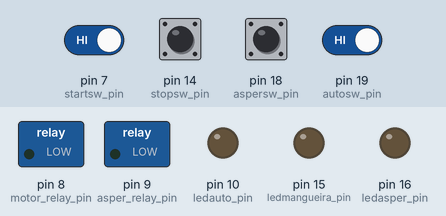
The sketch below on a simulated Arduino Uno, built with avr-gcc and run on an emulated ATmega328P. Shown: switched loads named in the sketch (green lamp = pin HIGH), output pins drawn as LEDs (lit = HIGH). The inputs (shaded band) are chosen by the test bench; at power-on: pin 7 (startsw_pin), pin 14 (stopsw_pin), pin 18 (aspersw_pin), pin 19 (autosw_pin) HIGH. The local clock reads 2024-03-15 10:24:30 at power-on unless the sketch sets it; EEPROM starts erased.

Above: at 1.2 s.
1.3 s: pin 7 (startsw_pin) driven LOW and pin 19 (autosw_pin) driven LOW
At 4.1 s:
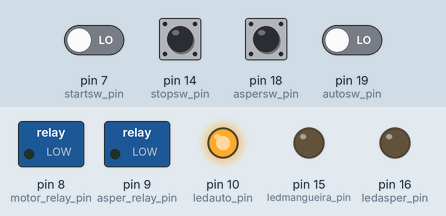
4.3 s: pin 14 (stopsw_pin) pulled LOW for 0.15 s
At 5.4 s:
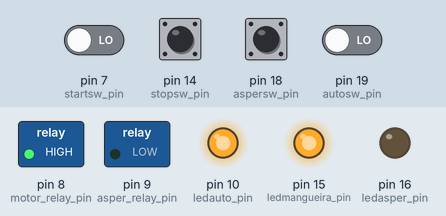
Timing chart, 0 to 7.3 s (numbered marks = the images above; inputs shaded):
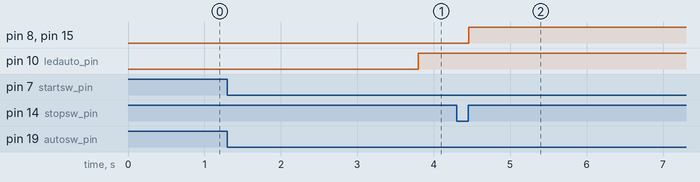

The sketch:

bomba_casa_pro_micro.ino
```cpp
  // Arduino IDE does not WORK
  // To upload you need to double tap reset button after starting to upload !! Must select Com port that apears when double tap, then up load then double tap again

 #include <EEPROM.h>
 #include <TimeAlarms.h>
 #include <DS3232RTC.h>
 #include <avr/wdt.h>
 #define minutos  60000;

 // pins
 //IGNORE rj45 needs update !! RJ45 GND = white/blue + white/green  ; 2 = RELAY ; 3 = white/brown ; 4 = brown/solid ; 5 = green/solid ; 6= blue/solid  ; 7 = orange/solid ; 8 = white/orange;
 int ledmangueira_pin = 15;
 int ledasper_pin = 16;
 int ledauto_pin = 10;
 int stopsw_pin = 14;
 int startsw_pin = 7;
 int aspersw_pin = 18;
 int autosw_pin = 19;
 int asper_relay_pin = 9;
 int motor_relay_pin = 8;


 //running variables
 unsigned long timerun_millis = 0;
 unsigned long current_millis = 0;
 unsigned long timer1 = 0;
 unsigned long timeauto = 0;
 int caso=0;

 boolean run_bool = false;
 boolean auto1_bool = false;
 boolean autopress_bool = true;
 boolean armed_bool = false;

 DS3232RTC myRTC;

void setup() {
  //pins and settings declared
     myRTC.begin();
     setSyncProvider(myRTC.get);

     pinMode(ledmangueira_pin, OUTPUT);
     pinMode(ledasper_pin, OUTPUT);
     pinMode(ledauto_pin, OUTPUT);
     pinMode(asper_relay_pin, OUTPUT);
     pinMode(motor_relay_pin, OUTPUT);

     pinMode(startsw_pin, INPUT_PULLUP);
     pinMode(stopsw_pin, INPUT_PULLUP);
     pinMode(aspersw_pin, INPUT_PULLUP);
     pinMode(autosw_pin, INPUT_PULLUP);

     digitalWrite(asper_relay_pin, LOW);
     digitalWrite(motor_relay_pin, LOW);
     digitalWrite(ledmangueira_pin, LOW);
     digitalWrite(ledasper_pin, LOW);
     digitalWrite(ledauto_pin, LOW);

     //eeprom
     if(EEPROM.read(3) == 1) auto1_bool = true;

     //led
     if(auto1_bool == true) digitalWrite(ledauto_pin, HIGH);

     //alarms and dst

      Alarm.alarmRepeat(dowFriday,9,0,0,WeeklyAlarmdst);  // TEMPO EM UTC !!  hora real verao(dst) = utc   || hora real inverno = utc-1
      Alarm.alarmRepeat(dowFriday,10,0,0,WeeklyAlarm); // Alarme de inverno


      //myRTC.writeRTC(16,1); // RTC aging offset (+1 = 0.1ppm) Fazer as contas para afinal da proxima "manutenção"
      wdt_enable(WDTO_8S);  // watchdog
 }


void loop() {
   //---------------------------------------------------------
   //              [ 1 ]    RUN MOTOR: relay and start/stop

    //start/stop


   if(digitalRead(startsw_pin) == LOW && armed_bool == true) {
       run_bool = true;
       timerun_millis = millis();
       armed_bool = false;
       caso=1;
       timeauto = 30*minutos;
   }
   if(digitalRead(aspersw_pin) == LOW && armed_bool == true) {
      run_bool = true;
      timerun_millis = millis();
      armed_bool = false;
      caso=2;
      timeauto = 30*minutos;
   }
   if(digitalRead(stopsw_pin) == LOW) {
      run_bool = false;
      armed_bool = true;
   }

   // timer
   if( milli(timerun_millis) > timeauto) run_bool = false;

   //run motor
   if(run_bool == true){
    if(caso == 1){
      digitalWrite(motor_relay_pin, HIGH);
      digitalWrite(ledmangueira_pin, HIGH);
    }
    if(caso == 2){
      digitalWrite(asper_relay_pin, HIGH);
      digitalWrite(ledasper_pin, HIGH);
    }
   }
   if(run_bool == false){
    digitalWrite(motor_relay_pin, LOW);
    digitalWrite(asper_relay_pin, LOW);
    digitalWrite(ledasper_pin, LOW);
    digitalWrite(ledmangueira_pin, LOW);
   }


     //---------------------------------------------------------
     //                 [ 2 ]    AUTO, led and eeprom


   if(digitalRead(autosw_pin) == HIGH) {
     timer1 = millis();     //reset timer
     autopress_bool = false;
   }

   if(digitalRead(autosw_pin) == LOW && autopress_bool == false) {

      if( milli(timer1) > 2500) {
        autopress_bool = true;

        if(auto1_bool == true) {
          auto1_bool = false;
          EEPROM.write(3,0);
          digitalWrite(ledauto_pin, LOW);
        }
        else {
          auto1_bool = true;
          EEPROM.write(3,1);
          digitalWrite(ledauto_pin, HIGH);
        }
      }
   }


     //---------------------------------------------------------
     //    [ 3 ]    WATCHDOG

    wdt_reset();

     //---------------------------------------------------------
     //    [ 4 ]    RTC

   // alarms declared at setup

     Alarm.delay(10);  // runs scheduler  SHOULD BE LAST THING !
}


unsigned long milli(unsigned long teste){  // millis since "teste"
  unsigned long timerlong;
  current_millis = millis();
  timerlong = current_millis - teste;
  return timerlong;
}


void WeeklyAlarm(){
   if(month() < 4 || month() > 10){
    alarm_func();
    }
 }

void WeeklyAlarmdst(){  // alarme verao
  if(month() > 3 && month() < 11){
    alarm_func();
    }

 }

void alarm_func(){
   if(auto1_bool == true && run_bool == false) {
     timerun_millis = millis();
     run_bool = true;
     caso=2;
     armed_bool= false;
     timeauto = 20*minutos ;      //Nov,Dez,Jan,Fev,Mar
     if(month() > 3 && month() < 11){
      timeauto = 30*minutos;      //Abr,Mai,Set,Out
      }
     if(month() > 5 && month() < 9){
      timeauto = 40*minutos;  //Jun,Jul,Ago
      }
    }
}
```

Measured:
- after the input at 1.3 s, pin 10 (ledauto_pin): LOW → HIGH after 2.5 s
- after the input at 4.3 s, pin 8 (motor_relay_pin), pin 15 (ledmangueira_pin): LOW → HIGH after 0.16 s
